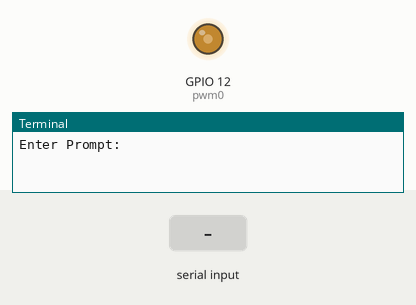
Simulated run of this program. Board: Raspberry Pi (BCM pin numbers). Shown: output pins drawn as LEDs (lit = HIGH), the last lines printed to the terminal. The inputs (shaded band) are chosen by the test bench. Parts the program declares active-low are drawn by pin level, so they are really on while drawn off.

Above: at 1.2 s.
1.3 s: "ON" typed at the terminal, then Enter
At 1.6 s:
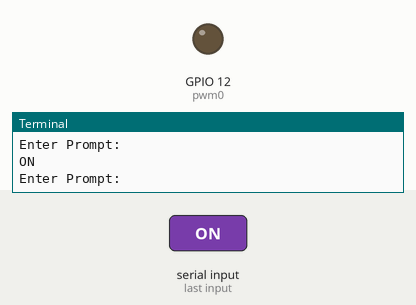
2.8 s: "OFF" typed at the terminal, then Enter
At 3.9 s:
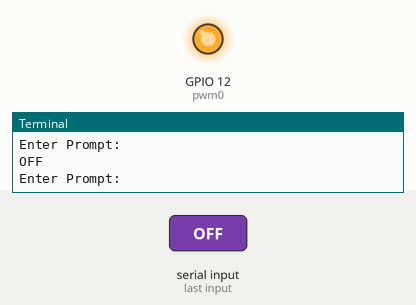
Timing chart, 0 to 5.8 s (numbered marks = the images above; inputs shaded):
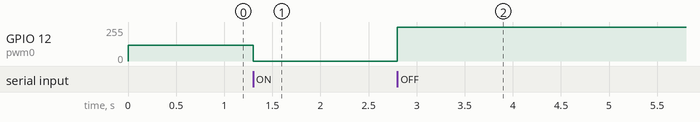

The program:

gpio_prompt.py
```python
import gpiozero
from time import sleep

pwm0 = gpiozero.PWMOutputDevice("GPIO12", active_high=False, initial_value=0.54, frequency=50)

while (1):
    x = input("Enter Prompt: ")

    if (x == "ON"):
        pwm0.on()
    elif (x == "OFF"):
        pwm0.off()
    else:
        pwm0.value = float(x)
```

Measured:
- after the input at 1.3 s, GPIO 12 (pwm0): 117/255 → 0/255 at once
- after the input at 2.8 s, GPIO 12 (pwm0): 0/255 → 255/255 at once
